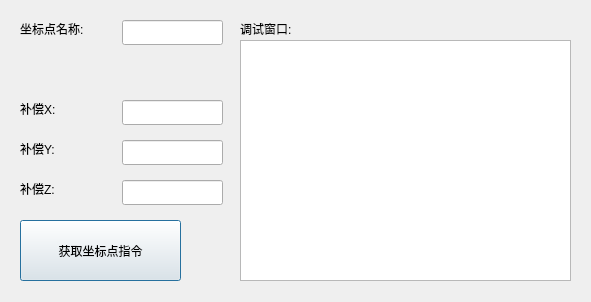
<?xml version="1.0" encoding="UTF-8"?>
<ui version="4.0">
 <class>keygettcpposDlg</class>
 <widget class="QDialog" name="keygettcpposDlg">
  <property name="geometry">
   <rect>
    <x>0</x>
    <y>0</y>
    <width>591</width>
    <height>302</height>
   </rect>
  </property>
  <property name="windowTitle">
   <string>Dialog</string>
  </property>
  <widget class="QLabel" name="label_2">
   <property name="geometry">
    <rect>
     <x>20</x>
     <y>20</y>
     <width>81</width>
     <height>17</height>
    </rect>
   </property>
   <property name="text">
    <string>坐标点名称:</string>
   </property>
  </widget>
  <widget class="QLabel" name="label_5">
   <property name="geometry">
    <rect>
     <x>20</x>
     <y>140</y>
     <width>51</width>
     <height>17</height>
    </rect>
   </property>
   <property name="text">
    <string>补偿Y:</string>
   </property>
  </widget>
  <widget class="QLineEdit" name="addZEdit">
   <property name="geometry">
    <rect>
     <x>122</x>
     <y>180</y>
     <width>101</width>
     <height>25</height>
    </rect>
   </property>
  </widget>
  <widget class="QLineEdit" name="addXEdit">
   <property name="geometry">
    <rect>
     <x>122</x>
     <y>100</y>
     <width>101</width>
     <height>25</height>
    </rect>
   </property>
  </widget>
  <widget class="QLineEdit" name="gettcpposname">
   <property name="geometry">
    <rect>
     <x>122</x>
     <y>20</y>
     <width>101</width>
     <height>25</height>
    </rect>
   </property>
  </widget>
  <widget class="QLineEdit" name="addYEdit">
   <property name="geometry">
    <rect>
     <x>122</x>
     <y>140</y>
     <width>101</width>
     <height>25</height>
    </rect>
   </property>
  </widget>
  <widget class="QLabel" name="label_4">
   <property name="geometry">
    <rect>
     <x>20</x>
     <y>100</y>
     <width>51</width>
     <height>17</height>
    </rect>
   </property>
   <property name="text">
    <string>补偿X:</string>
   </property>
  </widget>
  <widget class="QPushButton" name="gettcpposBtn">
   <property name="geometry">
    <rect>
     <x>20</x>
     <y>220</y>
     <width>161</width>
     <height>61</height>
    </rect>
   </property>
   <property name="text">
    <string>获取坐标点指令</string>
   </property>
  </widget>
  <widget class="QLabel" name="label">
   <property name="geometry">
    <rect>
     <x>240</x>
     <y>20</y>
     <width>67</width>
     <height>17</height>
    </rect>
   </property>
   <property name="text">
    <string>调试窗口:</string>
   </property>
  </widget>
  <widget class="QLabel" name="label_6">
   <property name="geometry">
    <rect>
     <x>20</x>
     <y>180</y>
     <width>51</width>
     <height>17</height>
    </rect>
   </property>
   <property name="text">
    <string>补偿Z:</string>
   </property>
  </widget>
  <widget class="QTextBrowser" name="record">
   <property name="geometry">
    <rect>
     <x>240</x>
     <y>40</y>
     <width>331</width>
     <height>241</height>
    </rect>
   </property>
  </widget>
 </widget>
 <resources/>
 <connections/>
</ui>
